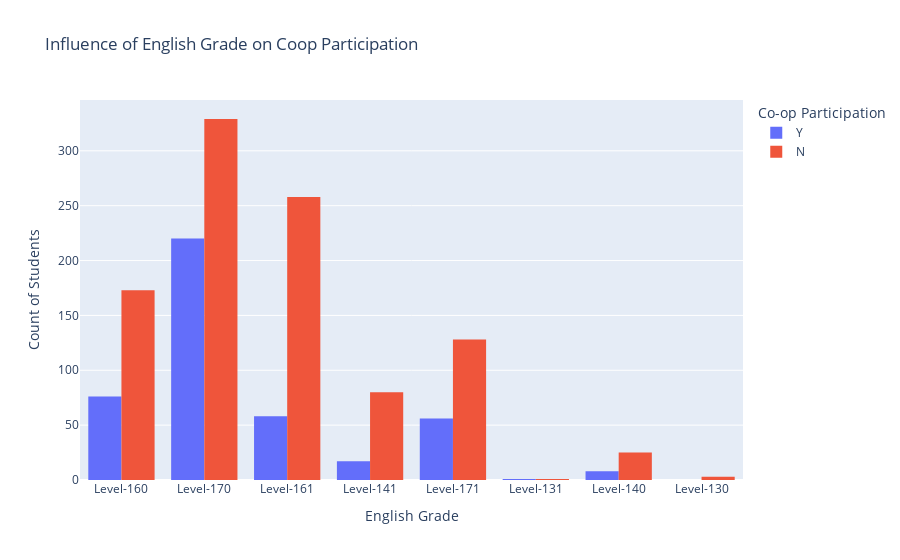

The cell this chart's notebook holds for it:
### Markdown cell above
#### Influence of English Grade on COOP

### Code cell
fig = px.histogram(
    df2,
    x="English Grade",
    color="Coop",
    barmode="group",
    title="Influence of English Grade on Coop Participation",
    labels={"English Grade": "English Grade", "Coop": "Co-op Participation"}
)

fig.update_layout(
    xaxis_title="English Grade",
    yaxis_title="Count of Students",
    legend_title="Co-op Participation",
    bargap=0.2
)

fig.show()

### Figure 1 — Plotly figure (JSON) as saved in the notebook; plotly's stock layout.template omitted (floating-point values rounded to 4 significant figures; data arrays with more than 128 entries replaced by an {"elided": "..."} marker saying what was removed)
{"data": [{"alignmentgroup": "True", "bingroup": "x", "hovertemplate": "Co-op Participation=Y<br>English Grade=%{x}<br>count=%{y}<extra></extra>", "legendgroup": "Y", "marker": {"color": "#636efa", "pattern": {"shape": ""}}, "name": "Y", "offsetgroup": "Y", "orientation": "v", "showlegend": true, "type": "histogram", "x": {"elided": "436 str values"}, "xaxis": "x", "yaxis": "y"}, {"alignmentgroup": "True", "bingroup": "x", "hovertemplate": "Co-op Participation=N<br>English Grade=%{x}<br>count=%{y}<extra></extra>", "legendgroup": "N", "marker": {"color": "#EF553B", "pattern": {"shape": ""}}, "name": "N", "offsetgroup": "N", "orientation": "v", "showlegend": true, "type": "histogram", "x": {"elided": "997 str values"}, "xaxis": "x", "yaxis": "y"}], "layout": {"autosize": true, "bargap": 0.2, "barmode": "group", "legend": {"title": {"text": "Co-op Participation"}, "tracegroupgap": 0}, "title": {"text": "Influence of English Grade on Coop Participation"}, "xaxis": {"anchor": "y", "autorange": true, "domain": [0, 1], "range": [-0.5, 7.5], "title": {"text": "English Grade"}, "type": "category"}, "yaxis": {"anchor": "x", "autorange": true, "domain": [0, 1], "range": [0, 346.3], "title": {"text": "Count of Students"}}}}
